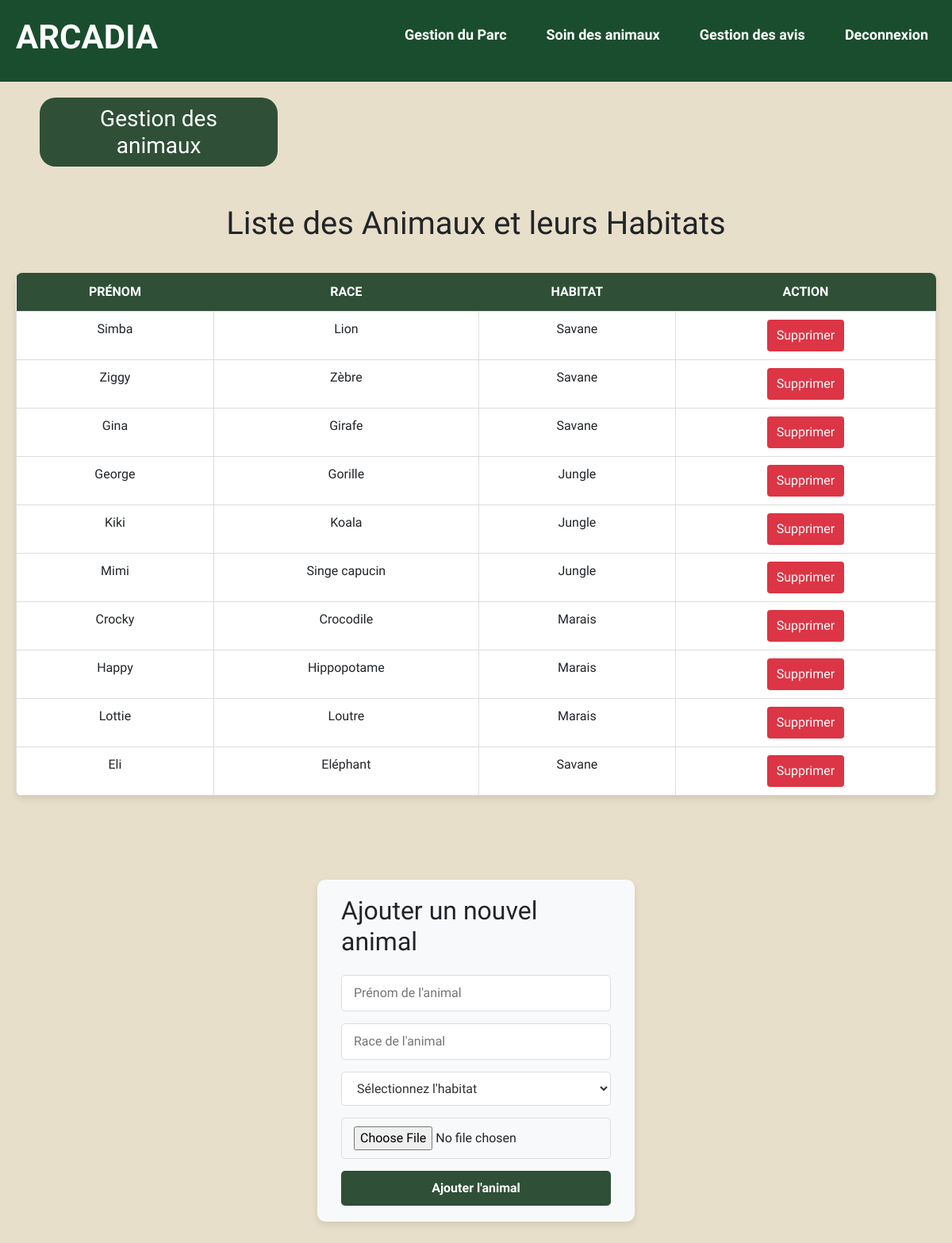
/dashbord/ganimaux.php (signed in), run on the app's committed database.
### tables this page shows
CREATE TABLE `animaux` (
  `id` int(11) NOT NULL,
  `prenom` varchar(50) NOT NULL,
  `race` varchar(50) NOT NULL,
  `habitat_id` int(11) NOT NULL,
  `photo` varchar(255) DEFAULT NULL,
  `popularite` int(11) DEFAULT '0'
);

CREATE TABLE `habitats` (
  `id` int(11) NOT NULL,
  `nom` varchar(50) NOT NULL,
  `description` text NOT NULL,
  `image` varchar(255) DEFAULT NULL
);

### dashbord/ganimaux.php (the view, shortened to what this page needs)
<?php
require_once 'headerdash.php';
require_once 'db_connexion.php';
$query = "SELECT animaux.id, animaux.prenom, animaux.race, habitats.nom AS habitat_nom
          FROM animaux
          JOIN habitats ON animaux.habitat_id = habitats.id";
$result = $mysqli->query($query);
?>
<div class="title beige">
     <h3 class="sous-menu vert">Gestion des animaux</h3>
</div>
<div class="dash1">
    <?php if ($result->num_rows > 0): ?>
        <h1>Liste des Animaux et leurs Habitats</h1>
        <table class="table">
            <thead>
                <tr class="titre">
                    <th>Prénom</th>
                    <th>Race</th>
                    <th>Habitat</th>
                    <th>Action</th>
                </tr>
            </thead>
            <tbody>
                <?php while($row = $result->fetch_assoc()): ?>
                    <tr>
                        <td><?php echo htmlspecialchars($row['prenom']); ?></td>
                        <td><?php echo htmlspecialchars($row['race']); ?></td>
                        <td><?php echo htmlspecialchars($row['habitat_nom']); ?></td>
                        <td>
                            <button type="button" class="btn btn-danger" data-id="<?php echo $row['id']; ?>" onclick="openModal(this)">Supprimer</button>
                        </td>
                    </tr>
                <?php endwhile; ?>
            </tbody>
        </table>
    <?php else: ?>
        <p>Aucun animal trouvé.</p>
    <?php endif; ?>
</div>
    <div class="dash1">
        <form action="ganimaux.php" method="post" enctype="multipart/form-data">
        <h2>Ajouter un nouvel animal</h2>
            <input type="text" name="prenom" placeholder="Prénom de l'animal" required>
            <input type="text" name="race" placeholder="Race de l'animal" required>
            <select name="habitat_id" required>
                <option value="">Sélectionnez l'habitat</option>
            </select>
            <input type="file" name="image" required>
            <button type="submit">Ajouter l'animal</button>
        </form>
    </div>
<br>
</body>
</html>

### dashbord/styledash.css (style rules this page uses)
* { margin: 0; padding: 0; box-sizing: border-box; }
body { font-family: "Signika Negative", sans-serif; background-color: #E8DFCA; }
.title.beige { background-color: #E8DFCA; padding: 20px; text-align: left; padding-left: 50px; }
.sous-menu.vert { color: white; background-color: #2f4f37; display: inline-block; padding: 10px 20px; border-radius: 20px; max-width: 300px; text-align: center; }
.btn-danger { background-color: #dc3545; color: #fff; border: none; padding: 8px 12px; border-radius: 4px; transition: background-color 0.3s ease, transform 0.3s ease; }
.dash1 { display: flex; justify-content: center; align-items: center; flex-wrap: wrap; gap: 30px; padding: 20px; margin: 0 auto; padding-bottom: 70px; }
.table { width: 100%; border-collapse: collapse; border-radius: 8px; overflow: hidden; box-shadow: 0 4px 8px rgba(0, 0, 0, 0.1); background-color: #f8f9fa; }
.table th { background-color: #2f4f37; color: #ffffff; font-weight: bold; padding: 12px; text-align: center; text-transform: uppercase; }
.table td { padding: 10px; text-align: center; border: 1px solid #ddd; }
.table tr:nth-child(even) { background-color: #f9f9f9; }
.table tr:nth-child(odd) { background-color: #ffffff; }
form { background-color: #f8f9fa; padding: 20px 30px; border-radius: 10px; box-shadow: 0 4px 8px rgba(0, 0, 0, 0.1); max-width: 400px; width: 100%; display: flex; flex-direction: column; gap: 15px; }
form input[type="text"], form select, form input[type="file"], form button { width: 100%; padding: 10px 15px; border-radius: 5px; border: 1px solid #ddd; font-size: 16px; }
form select { color: #333; background-color: #ffffff; }
form button { background-color: #2f4f37; color: white; border: none; cursor: pointer; font-weight: bold; transition: background-color 0.3s ease, transform 0.3s ease; }

### data on the page
animaux: prenom "Simba", race "Lion", habitat.nom "Savane"
animaux: prenom "Ziggy", race "Zèbre", habitat.nom "Savane"
animaux: prenom "Gina", race "Girafe", habitat.nom "Savane"
animaux: prenom "George", race "Gorille", habitat.nom "Jungle"
animaux: prenom "Kiki", race "Koala", habitat.nom "Jungle"
animaux: prenom "Mimi", race "Singe capucin", habitat.nom "Jungle"
animaux: prenom "Crocky", race "Crocodile", habitat.nom "Marais"
animaux: prenom "Happy", race "Hippopotame", habitat.nom "Marais"
animaux: prenom "Lottie", race "Loutre", habitat.nom "Marais"
animaux: prenom "Eli", race "Eléphant", habitat.nom "Savane"
